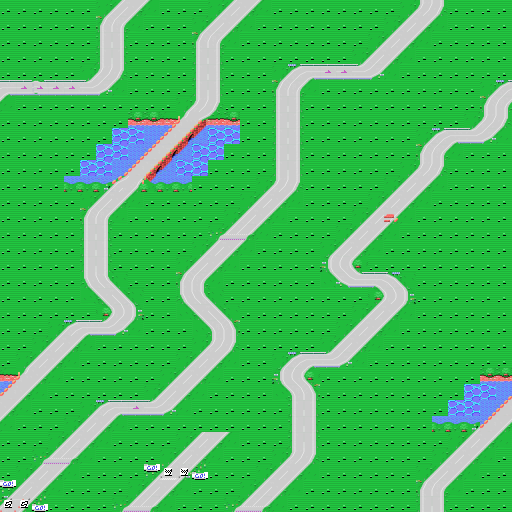

Below is a game level as drawn by its tile map, then a one-line description and the .tmx file that defines it, in full:
An orthogonal 32x32 tile map with 16x16 px tiles, 1 tile layer (Capa de Patrones 1), 2 tilesets and 1 object.

<map version="1.0" orientation="orthogonal" width="32" height="32" tilewidth="16" tileheight="16">
 <tileset firstgid="1" name="tileset" tilewidth="16" tileheight="16">
  <image source="tileset.png" width="128" height="416" />
 </tileset>
 <tileset firstgid="209" name="spr_events" tilewidth="16" tileheight="16">
  <image source="spr_events.png" width="128" height="192" />
 </tileset>
 <layer name="Capa de Patrones 1" width="32" height="32">
  <data encoding="csv">
81,81,81,81,81,81,1,2,3,4,81,81,81,1,2,3,4,81,81,81,81,81,81,81,81,1,121,122,81,81,81,81,
81,81,81,81,81,81,15,16,4,81,81,81,1,2,3,4,81,81,81,81,81,81,81,81,1,2,3,4,81,81,81,81,
81,81,81,81,81,81,14,115,81,81,81,81,15,16,4,81,81,81,81,81,81,81,81,1,2,3,4,81,81,81,81,81,
81,81,81,81,81,81,14,115,81,81,81,81,14,115,81,81,81,81,81,81,81,81,1,2,3,4,81,81,81,81,81,81,
81,81,81,81,81,1,121,122,81,81,81,81,14,115,81,81,81,1,7,8,5,5,129,130,4,81,81,81,81,81,81,81,
8,5,6,5,5,129,130,4,81,81,81,81,14,115,81,81,81,15,16,4,81,81,81,81,81,81,81,81,81,81,1,7,
4,81,81,81,81,81,81,81,81,81,81,1,121,122,81,81,81,14,115,81,81,81,81,81,81,81,81,81,81,81,15,16,
81,81,81,81,81,81,81,81,87,87,45,46,47,48,87,81,81,14,115,81,81,81,81,81,81,81,81,81,81,1,121,122,
81,81,81,81,81,81,81,95,95,54,55,56,79,95,95,81,81,14,115,81,81,81,81,81,81,81,1,7,8,129,130,4,
81,81,81,81,81,81,95,95,54,55,56,79,95,95,81,81,81,14,115,81,81,81,81,81,81,81,15,16,4,81,81,81,
81,81,81,81,81,95,95,54,55,56,79,95,95,81,81,81,81,14,115,81,81,81,81,81,81,1,121,122,81,81,81,81,
81,81,81,81,103,103,61,52,53,80,103,103,81,81,81,81,1,121,122,81,81,81,81,81,1,2,3,4,81,81,81,81,
81,81,81,81,81,1,2,3,4,81,81,81,81,81,81,1,2,3,4,81,81,81,81,1,2,3,4,81,81,81,81,81,
81,81,81,81,81,15,16,4,81,81,81,81,81,81,1,2,3,4,81,81,81,81,1,2,29,4,81,81,81,81,81,81,
81,81,81,81,81,14,115,81,81,81,81,81,81,33,34,35,4,81,81,81,81,1,2,3,4,81,81,81,81,81,81,81,
81,81,81,81,81,14,115,81,81,81,81,81,1,2,3,4,81,81,81,81,1,2,3,4,81,81,81,81,81,81,81,81,
81,81,81,81,81,14,115,81,81,81,81,1,2,3,4,81,81,81,81,81,38,39,40,81,81,81,81,81,81,81,81,81,
81,81,81,81,81,23,24,112,81,81,81,15,16,4,81,81,81,81,81,81,109,31,32,105,106,112,81,81,81,81,81,81,
81,81,81,81,81,109,110,111,112,81,81,23,24,112,81,81,81,81,81,81,81,81,81,137,138,139,81,81,81,81,81,81,
81,81,81,81,81,81,137,138,139,81,81,109,110,111,112,81,81,81,81,81,81,81,1,2,3,4,81,81,81,81,81,81,
81,81,81,1,7,8,129,130,4,81,81,81,109,113,114,81,81,81,81,81,81,1,2,3,4,81,81,81,81,81,81,81,
81,81,1,2,3,4,81,81,81,81,81,81,1,121,122,81,81,81,81,81,1,2,3,4,81,81,81,81,81,81,81,81,
81,1,2,3,4,81,81,81,81,81,81,1,2,3,4,81,81,1,7,8,129,130,4,81,81,81,81,81,81,81,81,81,
45,46,3,4,81,81,81,81,81,81,1,2,3,4,81,81,81,38,39,40,81,81,81,81,81,81,81,81,81,81,87,87,
55,3,4,81,81,81,81,81,81,1,2,3,4,81,81,81,81,109,113,114,81,81,81,81,81,81,81,81,81,95,95,54,
3,4,81,81,81,1,7,8,5,129,130,4,81,81,81,81,81,81,14,115,81,81,81,81,81,81,81,81,95,95,54,55,
4,81,81,81,1,2,3,4,81,81,81,81,81,81,81,81,81,81,14,115,81,81,81,81,81,81,81,103,103,61,55,3,
81,81,81,1,2,3,4,81,81,81,81,1,2,3,4,81,81,81,14,115,81,81,81,81,81,81,81,81,1,2,3,4,
81,81,33,34,35,4,81,81,81,81,1,2,3,4,81,81,81,1,121,122,81,81,81,81,81,81,81,1,2,3,4,81,
81,1,2,3,4,81,81,81,81,49,50,51,59,81,81,81,1,2,3,4,81,81,81,81,81,81,1,2,3,4,81,81,
49,2,3,4,81,81,81,81,1,2,3,4,81,81,81,1,2,3,4,81,81,81,81,81,81,81,15,16,4,81,81,81,
57,58,59,81,81,81,81,33,34,35,4,81,81,81,33,34,35,4,81,81,81,81,81,81,81,81,14,115,81,81,81,81
</data>
 </layer>
 <objectgroup name="Capa de Objetos 1" width="32" height="32">
  <object gid="209" x="176" y="480" />
 </objectgroup>
</map>